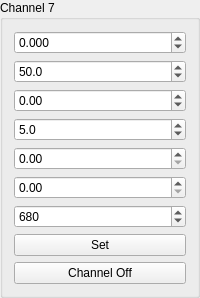
        <widget class="QGroupBox" name="groupBox_9">
         <property name="sizePolicy">
          <sizepolicy hsizetype="Preferred" vsizetype="Minimum">
           <horstretch>0</horstretch>
           <verstretch>0</verstretch>
          </sizepolicy>
         </property>
         <property name="title">
          <string>Channel 7</string>
         </property>
         <layout class="QGridLayout" name="gridLayout_10">
          <property name="sizeConstraint">
           <enum>QLayout::SetMaximumSize</enum>
          </property>
          <item row="3" column="0">
           <widget class="QDoubleSpinBox" name="doubleSpinBox_Ramp_time_8">
            <property name="sizePolicy">
             <sizepolicy hsizetype="Minimum" vsizetype="Fixed">
              <horstretch>0</horstretch>
              <verstretch>0</verstretch>
             </sizepolicy>
            </property>
            <property name="decimals">
             <number>1</number>
            </property>
            <property name="minimum">
             <double>0.100000000000000</double>
            </property>
            <property name="maximum">
             <double>50.000000000000000</double>
            </property>
            <property name="singleStep">
             <double>0.100000000000000</double>
            </property>
            <property name="value">
             <double>5.000000000000000</double>
            </property>
           </widget>
          </item>
          <item row="4" column="0">
           <widget class="QDoubleSpinBox" name="doubleSpinBox_WhiteNoise_amp_8">
            <property name="sizePolicy">
             <sizepolicy hsizetype="Minimum" vsizetype="Fixed">
              <horstretch>0</horstretch>
              <verstretch>0</verstretch>
             </sizepolicy>
            </property>
            <property name="maximum">
             <double>1.000000000000000</double>
            </property>
            <property name="singleStep">
             <double>0.005000000000000</double>
            </property>
           </widget>
          </item>
          <item row="5" column="0">
           <widget class="QDoubleSpinBox" name="doubleSpinBox_SwNoise_amp_8">
            <property name="sizePolicy">
             <sizepolicy hsizetype="Minimum" vsizetype="Fixed">
              <horstretch>0</horstretch>
              <verstretch>0</verstretch>
             </sizepolicy>
            </property>
            <property name="maximum">
             <double>1.000000000000000</double>
            </property>
            <property name="singleStep">
             <double>0.010000000000000</double>
            </property>
           </widget>
          </item>
          <item row="2" column="0">
           <widget class="QDoubleSpinBox" name="doubleSpinBox_Signal_phase_8">
            <property name="sizePolicy">
             <sizepolicy hsizetype="Minimum" vsizetype="Fixed">
              <horstretch>0</horstretch>
              <verstretch>0</verstretch>
             </sizepolicy>
            </property>
            <property name="decimals">
             <number>2</number>
            </property>
            <property name="minimum">
             <double>-360.000000000000000</double>
            </property>
            <property name="maximum">
             <double>360.000000000000000</double>
            </property>
            <property name="value">
             <double>0.000000000000000</double>
            </property>
           </widget>
          </item>
          <item row="6" column="0">
           <widget class="QDoubleSpinBox" name="doubleSpinBox_SwNoise_freq_8">
            <property name="sizePolicy">
             <sizepolicy hsizetype="Minimum" vsizetype="Fixed">
              <horstretch>0</horstretch>
              <verstretch>0</verstretch>
             </sizepolicy>
            </property>
            <property name="decimals">
             <number>0</number>
            </property>
            <property name="maximum">
             <double>1500.000000000000000</double>
            </property>
            <property name="value">
             <double>680.000000000000000</double>
            </property>
           </widget>
          </item>
          <item row="0" column="0">
           <widget class="QDoubleSpinBox" name="doubleSpinBox_Signal_amp_8">
            <property name="sizePolicy">
             <sizepolicy hsizetype="Minimum" vsizetype="Fixed">
              <horstretch>0</horstretch>
              <verstretch>0</verstretch>
             </sizepolicy>
            </property>
            <property name="decimals">
             <number>3</number>
            </property>
            <property name="minimum">
             <double>-7.000000000000000</double>
            </property>
            <property name="maximum">
             <double>7.000000000000000</double>
            </property>
            <property name="singleStep">
             <double>0.050000000000000</double>
            </property>
           </widget>
          </item>
          <item row="8" column="0">
           <widget class="QPushButton" name="pushButton_Channel0_en_8">
            <property name="sizePolicy">
             <sizepolicy hsizetype="Minimum" vsizetype="Fixed">
              <horstretch>0</horstretch>
              <verstretch>0</verstretch>
             </sizepolicy>
            </property>
            <property name="text">
             <string>Channel Off</string>
            </property>
            <property name="checkable">
             <bool>true</bool>
            </property>
           </widget>
          </item>
          <item row="1" column="0">
           <widget class="QDoubleSpinBox" name="doubleSpinBox_Signal_freq_8">
            <property name="sizePolicy">
             <sizepolicy hsizetype="Minimum" vsizetype="Fixed">
              <horstretch>0</horstretch>
              <verstretch>0</verstretch>
             </sizepolicy>
            </property>
            <property name="decimals">
             <number>1</number>
            </property>
            <property name="minimum">
             <double>0.000000000000000</double>
            </property>
            <property name="maximum">
             <double>200.000000000000000</double>
            </property>
            <property name="value">
             <double>50.000000000000000</double>
            </property>
           </widget>
          </item>
          <item row="7" column="0">
           <widget class="QPushButton" name="pushButton_Channel0_set_8">
            <property name="sizePolicy">
             <sizepolicy hsizetype="Minimum" vsizetype="Fixed">
              <horstretch>0</horstretch>
              <verstretch>0</verstretch>
             </sizepolicy>
            </property>
            <property name="text">
             <string>Set</string>
            </property>
            <property name="checkable">
             <bool>false</bool>
            </property>
           </widget>
          </item>
         </layout>
        </widget>
